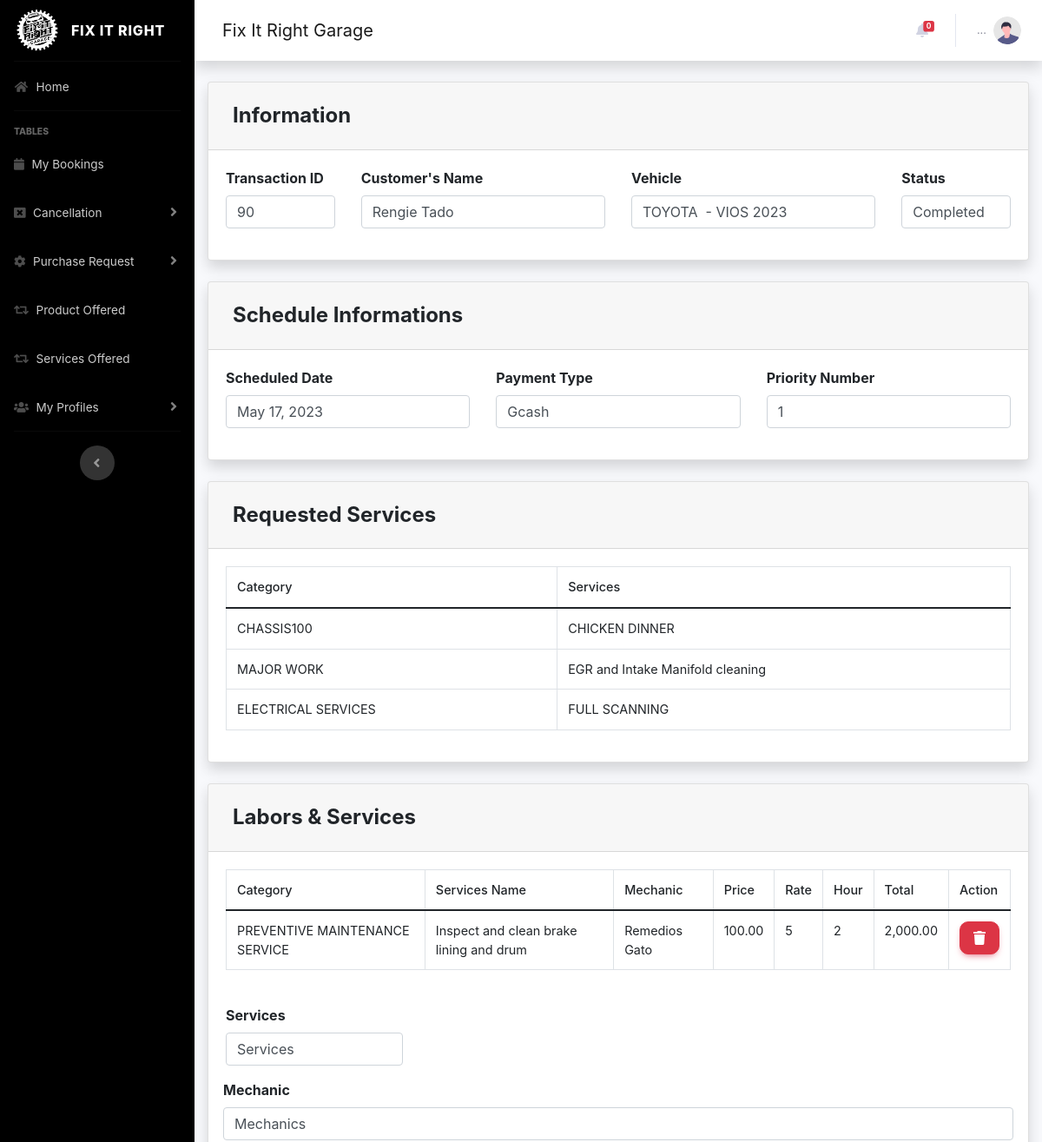
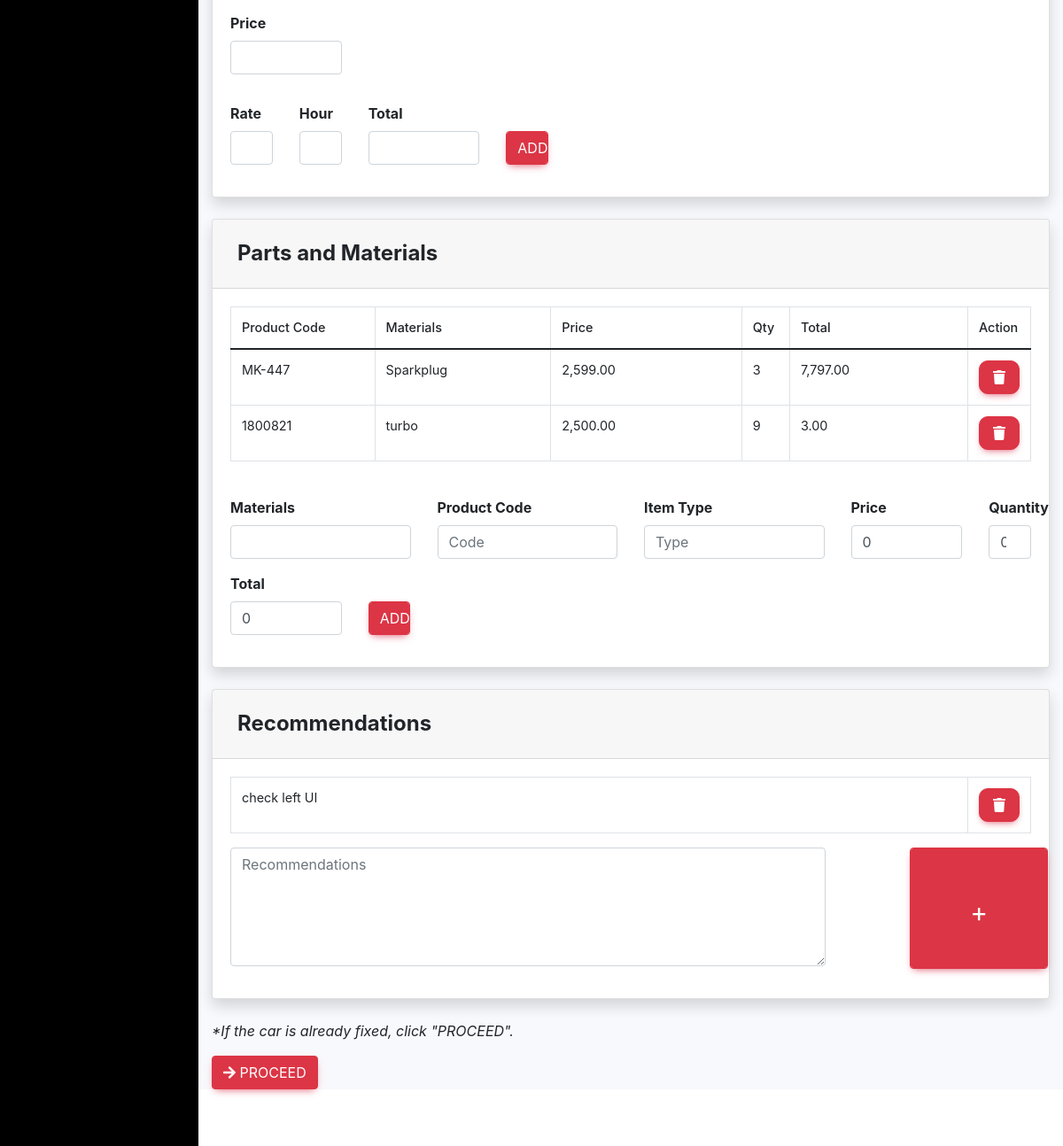
Page /pages/client/joborder2.php?editId=90 (signed in) on the committed database (2 pictures, top to bottom).
### tables this page shows
CREATE TABLE `users` (
  `id` int(11) NOT NULL,
  `username` varchar(255) NOT NULL,
  `firstname` varchar(255) NOT NULL,
  `lastname` varchar(255) NOT NULL,
  `phone` varchar(255) NOT NULL,
  `email` varchar(255) NOT NULL,
  `useremail` varchar(255) NOT NULL,
  `password` varchar(255) NOT NULL,
  `userage` int(64) NOT NULL,
  `usergender` varchar(255) NOT NULL,
  `userbirthdate` date DEFAULT NULL,
  `userprovince` varchar(255) NOT NULL,
  `usercity` varchar(255) NOT NULL,
  `user_type` varchar(255) NOT NULL
);

CREATE TABLE `cardata` (
  `id` int(11) NOT NULL,
  `username` varchar(64) NOT NULL,
  `useremail` varchar(128) NOT NULL,
  `userphone` varchar(24) NOT NULL,
  `plateid` int(64) NOT NULL,
  `carbrand` varchar(255) NOT NULL,
  `carmodel` varchar(255) NOT NULL,
  `carmanufacturer` varchar(255) NOT NULL,
  `dt` timestamp NOT NULL DEFAULT current_timestamp(),
  `cartype` varchar(255) NOT NULL,
  `carserialnumber` varchar(255) NOT NULL
);

CREATE TABLE `transacttable` (
  `transid` int(64) NOT NULL,
  `custid` int(64) NOT NULL,
  `carid` int(64) NOT NULL,
  `numofitem` int(64) NOT NULL,
  `cashtotal` int(64) NOT NULL,
  `transactidid` int(64) NOT NULL,
  `status` varchar(255) NOT NULL,
  `status_no` int(10) NOT NULL,
  `payment` varchar(255) NOT NULL,
  `payment_type` varchar(255) NOT NULL,
  `transact_sched` date DEFAULT NULL,
  `transact_schedinfo` varchar(255) NOT NULL,
  `transdate` timestamp NOT NULL DEFAULT current_timestamp(),
  `moneytotal` int(64) NOT NULL,
  `numofmaterials` int(64) NOT NULL,
  `transact1` varchar(255) NOT NULL,
  `request` varchar(255) NOT NULL,
  `ptype` varchar(255) NOT NULL,
  `prioritynumber` int(64) NOT NULL,
  `encoder` varchar(255) NOT NULL
);

CREATE TABLE `booking_table` (
  `id` int(64) NOT NULL,
  `name` varchar(255) NOT NULL,
  `price` int(64) NOT NULL,
  `hour` int(64) NOT NULL,
  `rate` int(64) NOT NULL,
  `encoder` varchar(255) NOT NULL,
  `chance` varchar(255) NOT NULL,
  `car_id_labor` int(64) NOT NULL,
  `transaction_id` int(64) NOT NULL,
  `transaction_user_id` int(64) NOT NULL,
  `transact_category` varchar(255) NOT NULL,
  `booking_status` varchar(255) NOT NULL,
  `timestamp` timestamp NOT NULL DEFAULT current_timestamp()
);

CREATE TABLE `transaction_table` (
  `id` int(64) NOT NULL,
  `name` varchar(255) NOT NULL,
  `price` int(64) NOT NULL,
  `hour` int(64) NOT NULL,
  `rate` int(64) NOT NULL,
  `encoder` varchar(255) NOT NULL,
  `chance` varchar(255) NOT NULL,
  `car_id_labor` int(64) NOT NULL,
  `transaction_id` int(64) NOT NULL,
  `transaction_user_id` int(64) NOT NULL,
  `transact_category` varchar(255) NOT NULL,
  `worker` varchar(255) NOT NULL,
  `transact_dt` date NOT NULL DEFAULT current_timestamp(),
  `transaction_sched` date DEFAULT NULL,
  `transact_total` varchar(64) NOT NULL
);

CREATE TABLE `parts_table` (
  `item_id` int(64) NOT NULL,
  `item_name` varchar(255) NOT NULL,
  `item_category` varchar(255) NOT NULL,
  `item_price` int(64) NOT NULL,
  `item_amount` int(64) NOT NULL,
  `item_total` int(64) NOT NULL,
  `item_total_pending` int(64) NOT NULL,
  `item_status` varchar(254) NOT NULL,
  `item_buyer` varchar(255) NOT NULL,
  `item_car_id` int(64) NOT NULL,
  `item_transaction_id` int(64) NOT NULL,
  `item_user_id` int(64) NOT NULL,
  `dt` date NOT NULL DEFAULT current_timestamp(),
  `item_transaction_sched` date DEFAULT NULL,
  `item_product_id` varchar(255) NOT NULL,
  `pendingtotal` int(64) NOT NULL,
  `pendingamount` int(64) NOT NULL
);

CREATE TABLE `recommend` (
  `recommendid` int(64) NOT NULL,
  `recommendmsg` varchar(254) NOT NULL,
  `recommendcarid` int(64) NOT NULL,
  `recommenduserid` int(64) NOT NULL,
  `recoomendtransid` int(64) NOT NULL
);

### pages/client/joborder2.php (the view, shortened to what the rows shown need)
<?php
 include 'process/session.php';
?>
<?php
   $tempids = $_GET['editId'];
  $sqlcurid = "SELECT * FROM transacttable WHERE transid = $tempids";
  $resultcurid = $con->query($sqlcurid);
     while($row = $resultcurid->fetch_assoc()) {
      $tempid = $row['carid'];
  }
   $pendingdata = "SELECT * FROM transacttable where transid=$tempids";
$resultpendingdata = $con->query($pendingdata);
 if ($resultpendingdata->num_rows > 0) {
             while($row = $resultpendingdata->fetch_assoc()) {
                echo "<tr>";
                 $pendingcarID = $row['carid'];
                $pendinguserID = $row['custid'];
                $pendingtransactdate = $row['transact_sched'];
                $pendingpaymentype = $row['payment_type'];
                $pendingstats = $row['status'];
                $pendingpr = $row['prioritynumber'];
                $md = strtotime($pendingtransactdate);
  }}
   $sqlcarinfos = "SELECT * FROM cardata WHERE id = $pendingcarID;";
            $resultcarinfos = $con->query($sqlcarinfos);
             while($row = $resultcarinfos->fetch_assoc()) {
               $tempcarname= $row['carbrand'];
               $tempcarmodel = $row['carmodel'];
  }
$sqltransid  = "SELECT transid FROM transacttable ORDER BY transid DESC LIMIT 1";
$resulttransid = $con->query($sqltransid);
             while($row = $resulttransid->fetch_assoc()) {
                echo "<tr>";
  }
$sqlcardata = "SELECT * FROM cardata where id=$tempid";
$resultcardata = $con->query($sqlcardata);
 if ($resultcardata->num_rows > 0) {
             while($row = $resultcardata->fetch_assoc()) {
                echo "<tr>";
  }
} else {
  echo "0 results";
}
$sqltransid  = "SELECT transid FROM transacttable ORDER BY transid DESC LIMIT 1";
$resulttransid = $con->query($sqltransid);
             while($row = $resulttransid->fetch_assoc()) {
                echo "<tr>";
  }
  $sqluserinfos  = "SELECT * FROM users WHERE id = '$pendinguserID';";
$sqlresultinfos = $con->query($sqluserinfos);
             while($row = $sqlresultinfos->fetch_assoc()) {
            $tempname = $row['firstname'];
            $templname = $row['lastname'];}
?>
<!doctype html>
<html lang="en-US">
<head>
    <link rel="stylesheet" href="https://stackpath.bootstrapcdn.com/bootstrap/4.2.1/css/bootstrap.min.css">
    <link rel="stylesheet" href="https://use.fontawesome.com/releases/v5.6.3/css/all.css">
</head>
<body onload="multiply();">
  <div class="card shadow mb-4">
            <div class="card-body">
            <div class="row">
          <div class="col-md-4 mb-3">
            <label style="font-weight: bold;">Customer's Name</label>
            <input type = "text" readonly value = "<?php echo $tempname," ",$templname?>"class="bg-white form-control" required>
          </div>
          <div class="col-md-4 mb-3">
            <label style="font-weight: bold;">Vehicle</label>
                                 <input readonly type = "text" value = "<?php echo $tempcarname,"  - ",$tempcarmodel?>"class="bg-white form-control" required>
          </div>
          <div class="col-md-2 mb-3">
                  <label style="font-weight: bold;">Status</label>
                  <input readonly type = "text" value = "<?php echo $pendingstats; ?>"class="bg-white form-control" required>
                  </div>
                  </div>
            </div>
          </div>
          <div class="card shadow mb-4">
            <div class="card-body">
            <div class="row">
              <div class="col-md-4 mb-3">
            <label style="font-weight: bold;">Scheduled Date</label>
             <input readonly type = "text" value = "<?php echo date('F j, Y', $md);?>"class="bg-white form-control" required>
          </div>
          <div class="col-md-4 mb-3">
            <label style="font-weight: bold;">Payment Type</label>
            <input type = "text" readonly value = "<?php echo $pendingpaymentype?>"class="bg-white form-control" required>
          </div>
          <div class="col-md-4 mb-3">
            <label style="font-weight: bold;">Priority Number</label>
                                 <input readonly type = "text" value = "<?php echo $pendingpr?>"class="bg-white form-control" required>
          </div>
                  </div>
            </div>
          </div>
           <div class="card shadow mb-4">
            <div class="card-body">
                <div class="table-responsive">
                <table class="table table-bordered" id="dataTable" width="100%" cellspacing="0">
                  <thead>
                        <tr>
                          <th>Category</th>
                          <th>Services</th>
                        </tr>
                     </thead>
                    <tbody>
                            <?php
                        $query = "SELECT * FROM booking_table WHERE transaction_id = $tempids GROUP by name";
                        $result = mysqli_query($con, $query) or die (mysqli_error($db));
                        while ($row = mysqli_fetch_assoc($result)) {
                        echo '<tr>';
                        echo '<td>'. $row['transact_category'].'</td>';
                        echo '<td>'. $row['name'].'</td>';
                        echo '</tr> ';
                        }
                    ?>
                    </tbody>
                </table>
              </div>
            </div>
          </div>
             <div class="card shadow mb-4">
            <div class="card-body">
              <div id="magic1">
            <?php
$sqltransaction5= "SELECT * FROM transaction_table WHERE transaction_id ='$tempids'";
           $result5 = $con->query($sqltransaction5);
           if(mysqli_num_rows($result5)>0){
               echo '<div class="table-responsive">
                <table class="table table-bordered" id="dataTable" width="100%" cellspacing="0">
                  <thead>
                        <tr>
                          <th>Category</th>
                          <th>Services Name</th>
                          <th>Mechanic</th>
                          <th width="">Price</th>
                           <th width="">Rate</th>
                          <th width="">Hour</th>
                          <th width="">Total</th>
                          <th width=""> Action</th>
                        </tr>
                     </thead>
                    <tbody>';
        while($row = $result5->fetch_assoc()) {
           $magicsum = $row['price'];
           $magichour = $row['transact_total'];
                         echo '<tr>';
                        echo '<td>'. $row['transact_category'].'</td>';
                        echo '<td>'. $row['name'].'</td>';
                        echo '<td>'. $row['encoder'].'</td>';
                         echo '<td>';
                        echo number_format($magicsum, 2);
                        echo '</td>';
                         echo '<td>'. $row['rate'].'</td>';
                        echo '<td>'. $row['hour'].'</td>';
                        echo '<td>';
                        echo number_format($magichour, 2);
                        echo '</td>';
                        echo '<td>  <button href="process/process.php?DELETE12='.$row['id']. '" type="button"  class="btndel btn btn-danger  " style="border-radius: 10px;" >
                                    <i class="fas fa-fw fa-trash"></i>
                                  </button></td>';
                        echo '</tr> ';
                   }
                   echo' </tbody>
                </table>
              </div>';
           }else{
           }
             ?>
             </div>
             <br>
            </div>
          </div>
          <div class="card shadow mb-4">
            <div class="card-body">
                 <div id="magic2">
            <?php
$sqltransaction5=  "SELECT SUM(item_total) as item_total,SUM(item_amount) as item_amount,item_price,item_name,item_category,item_id,item_product_id FROM parts_table WHERE item_transaction_id ='$tempids' GROUP by item_name";
           $result5 = $con->query($sqltransaction5);
           if(mysqli_num_rows($result5)>0){
               echo '<div class="table-responsive">
                <table class="table table-bordered" id="dataTable" width="100%" cellspacing="0">
                  <thead>
                        <tr>
                          <th width="18%">Product Code</th>
                          <th width="22%">Materials</th>
                          <th width="">Price</th>
                          <th width="6%">Qty</th>
                          <th width="">Total</th>
                          <th width="5%"> Action</th>
                        </tr>
                     </thead>
                    <tbody>';
        while($row = $result5->fetch_assoc()) {
           $magicsum3 = $row['item_price'];
           $magicsum2 = $row['item_total'];
                         echo '<tr>';
                        echo '<td>'. $row['item_product_id'].'</td>';
                        echo '<td>'. $row['item_name'].'</td>';
                        echo '<td>';
                        echo number_format($magicsum3, 2);
                        echo '</td>';
                          echo '<td>'. $row['item_amount'].'</td>';
                           echo '<td>';
                        echo number_format($magicsum2, 2);
                        echo '</td>';
                        echo '<td>  <button href="process/process.php?DELETE13='.$row['item_id']. '" type="button"  class="btndel btn btn-danger  " style="border-radius: 10px;" >
                                    <i class="fas fa-fw fa-trash"></i>
                                  </button></td>';
                        echo '</tr> ';
                   }
                   echo' </tbody>
                </table>
              </div>';
           }else{
           }
             ?>
             </div>
             <br>
            </div>
          </div>
            <div class="card shadow mb-4">
            <div class="card-body">
                 <div id="magic3">
           <?php
           $sqlrecommend=  "SELECT * FROM recommend WHERE recoomendtransid   ='$tempids';";
           $resultrecommend = $con->query($sqlrecommend);
           if(mysqli_num_rows($resultrecommend)>0){
               echo '<div class="table-responsive">
                <table class="table table-bordered" id="dataTable" width="100%" cellspacing="0">
                    <tbody>';
        while($row = $resultrecommend->fetch_assoc()) {
                         echo '<tr>';
                        echo '<td>'. $row['recommendmsg'].'</td>';
                        echo '<td width="5%">  <button href="process/process.php?DL4='.$row['recommendid']. '" type="button"  class="btndel btn btn-danger  " style="border-radius: 10px;" >
                                    <i class="fas fa-fw fa-trash"></i>
                                  </button></td>';
                        echo '</tr> ';
                   }
                   echo' </tbody>
                </table>
              </div>';
           }else{
           }
           ?>
             </div>
            </div>
          </div>
          </div>
</body>
</html>
<?php
include 'unfooted.php'; ?>

### rows in the picture
users: firstname+lastname "Rengie Tado"
cardata: carbrand+carmodel "TOYOTA - VIOS 2023"
transacttable: status "Completed", transact_sched "May 17, 2023", payment_type "Gcash", prioritynumber "1"
booking_table: transact_category "CHASSIS100", name "CHICKEN DINNER"
booking_table: transact_category "MAJOR WORK", name "EGR and Intake Manifold cleaning"
booking_table: transact_category "ELECTRICAL SERVICES", name "FULL SCANNING"
transaction_table: transact_category "PREVENTIVE MAINTENANCE SERVICE", name "Inspect and clean brake lining and drum", encoder "Remedios Gato", price "100.00", rate "5", hour "2", transact_total "2,000.00"
parts_table: item_product "MK-447", item_name "Sparkplug", item_price "2,599.00", item_amount "3", magicsum2 "7,797.00"
parts_table: item_product "1800821", item_name "turbo", item_price "2,500.00", item_amount "9", magicsum2 "3.00"
recommend: recommendmsg "check left UI"

### other values in the picture
$nummy2 "0"
